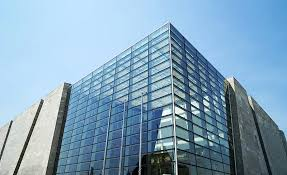
#> input picture 2d_feature/images.jpg, 287 x 175 px
$ python haar_detect.py
#> lines starting #> are read from the running program, lines starting #| are printed output that depends on the picture
from numpy import *
import matplotlib.pyplot as plt
import cv2
from integral_image import *


img = cv2.imread('images.jpg')
#> img is the input picture: shape (175, 287, 3); mean B, G, R 184.7, 162, 129.7

# 在灰度图上检测
img_g = cv2.cvtColor(img, cv2.COLOR_BGR2GRAY)
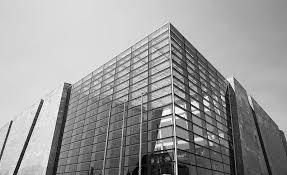
#> img_g: shape (175, 287); min 0, max 254, mean 154.9

if __name__ == '__main__':

    img_size = img_g.shape
#> img_size = (175, 287)

    # 积分图
#> (the run stopped early here; a loop or call above may not have finished)
